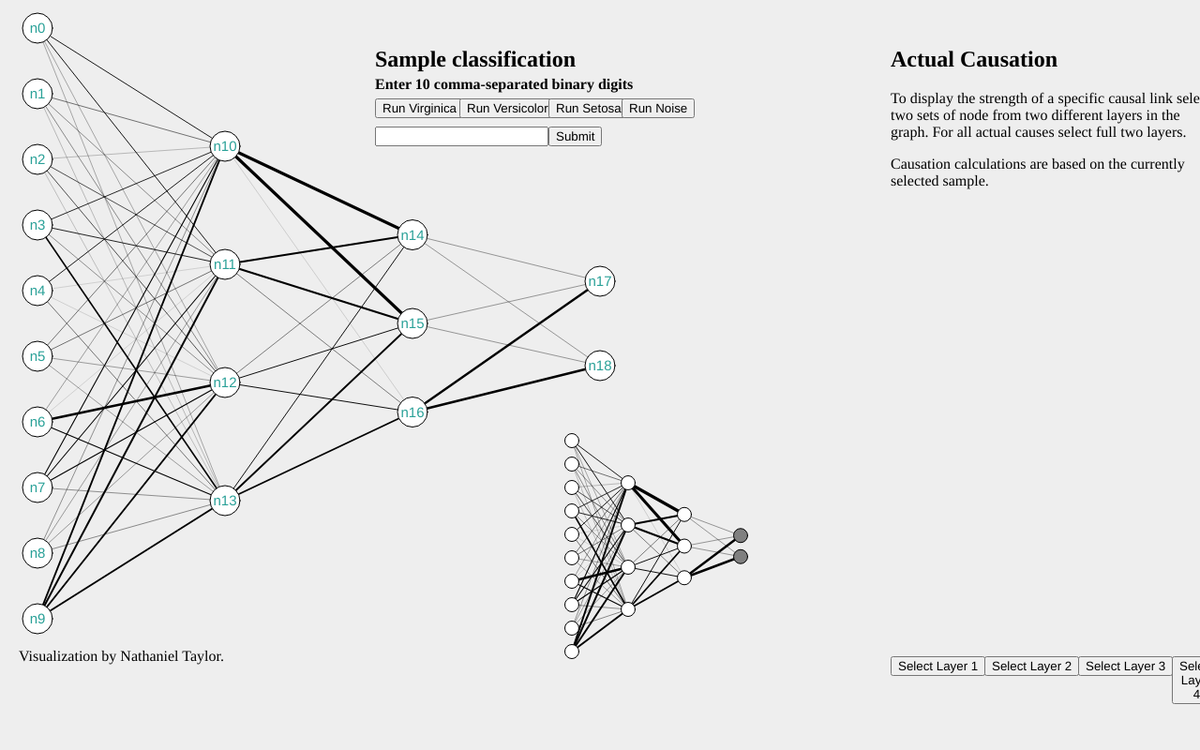
Frame 1 (no input)
Frame 60 (no input): identical to frame 1, image omitted
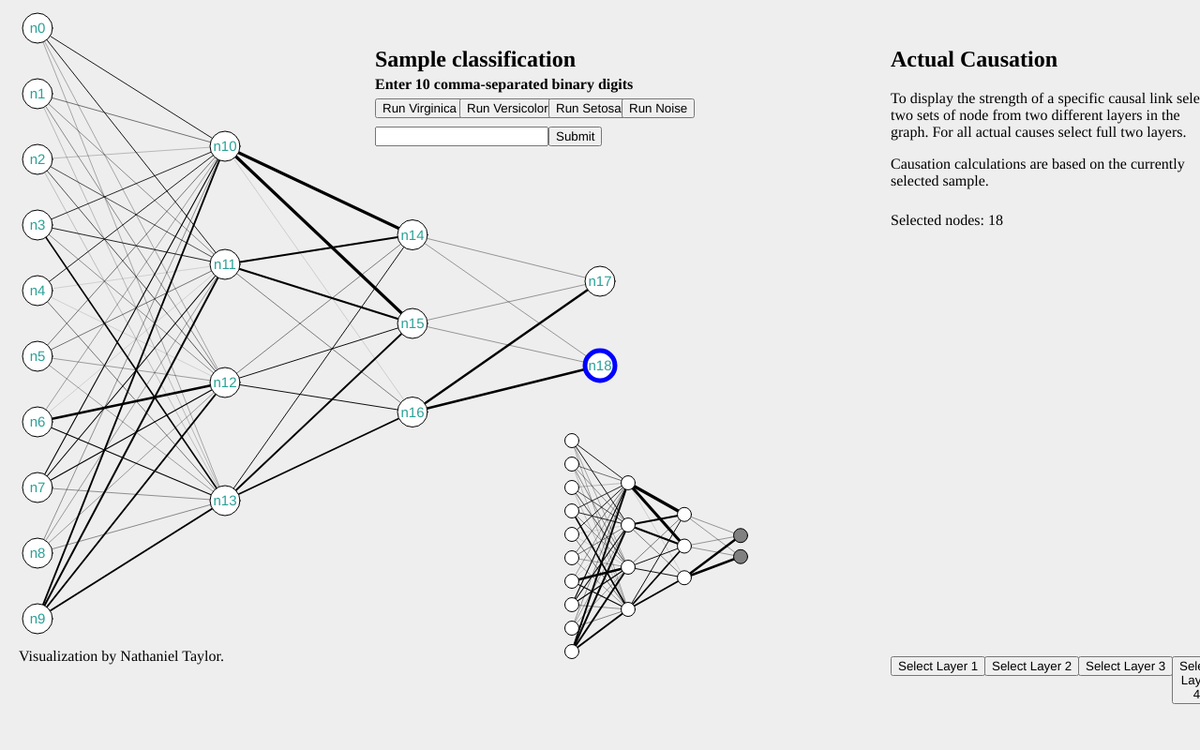
Frame 120 (the mouse pressed at the canvas centre since frame 60)

The p5.js sketch that drew these frames (run headless with seeded random() and noise() and a simulated clock; from frame 60 on, the mouse is pressed at the canvas centre):

// p5.js sketch
// ── sketch.js
var network;
let il, hl1, hl2, ol, weights1, weights2, weights3, input, button, title, result;

weights1 = [
  [ 0.7017474 ,  0.72755164,  0.11551751, -0.45833752],
  [ 0.32857415,  0.22942406, -0.26565427,  0.03623967],
  [ 0.03793271,  0.47218153, -0.4352291 ,  0.01359654],
  [ 0.6361415 ,  0.65328306,  0.2127736 ,  1.38634   ],
  [ 0.70550054, -0.06472789, -0.29194075,  0.32473427],
  [-0.6606997 , -1.0553268 ,  0.1539855 , -0.5277388 ],
  [-0.7781235 , -0.06791577,  2.146416  ,  0.8969705 ],
  [-0.23123613, -0.40373075,  0.947467  ,  0.2095717 ],
  [-0.48347244,  0.16283299,  0.16909541,  0.23165363],
  [ 1.7576371 , -1.3015809 , -0.5757755 , -1.3373333 ]
]

weights2 = [
  [ 2.9806962 , -0.47667038, -0.05533997],
  [ 1.7298535 ,  1.8376377 ,  0.28910208],
  [-0.60753185,  0.74215406, -2.7312975 ],
  [-0.95498747,  1.6362475 , -0.8924519 ]
]

weights3 = [
  [ 0.18212856, -3.6634855 ],
  [-3.2627506 , -0.26446375],
  [ 2.2612166 , -0.40060785]
]

function setup() { 
  createCanvas(1280, 800);
  background('#eee');

  input = createInput();
  input.position(400, 135);

  button = createButton('Submit');
  button.id('submit_button')
  button.position(input.x + input.width, 135);
  button.mousePressed(run);

  title = createElement('h4', 'Enter 10 comma-separated binary digits');
  title.position(400, 60);

  virginicaButton = createButton('Run Virginica');
  virginicaButton.position(400, 105);
  virginicaButton.class('unselected_sample');
  virginicaButton.mousePressed(setVirginicaActivations);

  versicolorButton = createButton('Run Versicolor');
  versicolorButton.position(490, 105);
  versicolorButton.mousePressed(setVersicolorActivations);
  versicolorButton.class('unselected_sample');

  setosaButton = createButton('Run Setosa');
  setosaButton.position(585, 105);
  setosaButton.mousePressed(setSetosaActivations);
  setosaButton.class('unselected_sample');

  noiseButton = createButton('Run Noise');
  noiseButton.position(663, 105);
  noiseButton.mousePressed(setNoiseActivations);
  noiseButton.class('unselected_sample');

  classTitle = createElement('h2', 'Sample classification');
  classTitle.position(400, 30);

  result = createElement('h4', '');
  result.position(400, 145);

  causationTitle = createElement('h2', 'Actual Causation');
  causationTitle.position(950, 30);

  causationDescription = createElement('p', 'To display the strength of a specific causal link select two sets of node from two different layers in the graph. For all actual causes select full two layers.');
  causationDescription.position(950, 80)

  causationBody = createElement('p', 'Causation calculations are based on the currently selected sample.');
  causationBody.position(950, 150);

  causationBody = createElement('p', '');
  causationBody.position(950, 210);

  causationButton = createButton('Compute Causal Link');
  causationButton.class('cause_button');
  causationButton.position(1000, 280);
  causationButton.mousePressed(causeAnchor);
  causationButton.hide();

  layerCausationButton = createButton('Compute Full Causal Account');
  layerCausationButton.class('cause_button');
  layerCausationButton.id('layers');
  layerCausationButton.position(1150, 280);
  layerCausationButton.mousePressed(layerCauseAnchor);
  layerCausationButton.hide();

  alphaBox = createElement('h3', '');
  alphaBox.position(950, 340);

  layer1Button = createButton('Select Layer 1');
  layer1Button.position(950, 700);
  layer1Button.mousePressed(selectLayer1);
  layer1Button.class('layer_button');

  layer2Button = createButton('Select Layer 2');
  layer2Button.position(1050, 700);
  layer2Button.mousePressed(selectLayer2);
  layer2Button.class('layer_button');

  layer3Button = createButton('Select Layer 3');
  layer3Button.position(1150, 700);
  layer3Button.mousePressed(selectLayer3);
  layer3Button.class('layer_button');

  layer4Button = createButton('Select Layer 4');
  layer4Button.position(1250, 700);
  layer4Button.mousePressed(selectLayer4);
  layer4Button.class('layer_button');

  dlayer1Button = createButton('Clear Layer 1');
  dlayer1Button.position(950, 700);
  dlayer1Button.mousePressed(deselectLayer1);
  dlayer1Button.class('dlayer_button');
  dlayer1Button.hide();

  dlayer2Button = createButton('Clear Layer 2');
  dlayer2Button.position(1050, 700);
  dlayer2Button.mousePressed(deselectLayer2);
  dlayer2Button.class('dlayer_button');
  dlayer2Button.hide();

  dlayer3Button = createButton('Clear Layer 3');
  dlayer3Button.position(1150, 700);
  dlayer3Button.mousePressed(deselectLayer3);
  dlayer3Button.class('dlayer_button');
  dlayer3Button.hide();

  dlayer4Button = createButton('Clear Layer 4');
  dlayer4Button.position(1250, 700);
  dlayer4Button.mousePressed(deselectLayer4);
  dlayer4Button.class('dlayer_button');
  dlayer4Button.hide();

  textAlign(CENTER);
  textSize(50);

  creditBox = createElement('p', 'Visualization by Nathaniel Taylor.');
  creditBox.position(20, 675);
  //decide where to move this to make room for heatmap
  // creditBox2 = createElement('div', 'Signal pulse animation is adapted from open source code released by Simon Tiger.');
  // creditBox2.position(20, 715);

  network = new Network(width/2, height/2-100);
  r = 32;
  //centerpoint is (640, 300)
  
  il = [
    new Node(-600, -270, 'input', 1, r),
    new Node(-600, -200, 'input', 1, r),
    new Node(-600, -130, 'input', 1, r),
    new Node(-600, -60, 'input', 1, r),
    new Node(-600, 10, 'input', 1, r),
    new Node(-600, 80, 'input', 1, r),
    new Node(-600, 150, 'input', 1, r),
    new Node(-600, 220, 'input', 1, r),
    new Node(-600, 290, 'input', 1, r),
    new Node(-600, 360, 'input', 1, r)
  ]
  
  hl1 = [
    new Node(-400, -144, 'tanh', 2, r),
    new Node(-400, -18, 'tanh', 2, r),
    new Node(-400, 108, 'tanh', 2, r),
    new Node(-400, 234, 'tanh', 2, r)
  ]

  hl2 = [
      new Node(-200, -49.5, 'tanh', 3, r),
      new Node(-200, 45, 'tanh', 3, r),
      new Node(-200, 139.5, 'tanh', 3, r)
  ]

  ol = [
    //slightly wider spaced than other layers
    new Node(0, 0, 'sigmoid', 4, r),
    new Node(0, 90, 'sigmoid', 4, r)
  ]
  
  connectLayers(network, il, hl1, weights1);
  connectLayers(network, hl1, hl2, weights2);
  connectLayers(network, hl2, ol, weights3);

  allNodes = il.concat(hl1, hl2, ol);
  for (i=0;i<allNodes.length;i++) {
      network.addNode(allNodes[i]);
  }
  drawHeatMap();
} 

function draw() { 
  background('#eee');
  network.update();
  network.display();
  heatmap.update();
  heatmap.display();
  labelNodes();
}
// ── constructors.js
  function Connection(from, to, w) {
    this.a = from;
    this.b = to;
    this.weight = w;
    this.sending = false;
    this.sender = null;
    this.output = 0;
    
    
    this.feedforward = function(val) {
      this.output = val*this.weight;
      this.sender = this.a.position.copy();
      // console.log(this.output);
      // this.sender.r = Math.abs(this.output*75);
      // this.sender.r = 64;
      this.sending = true;
    }
    
    this.update = function() {
      if (this.sending) {
        this.sender.x = lerp(this.sender.x, this.b.position.x, 0.1);
        this.sender.y = lerp(this.sender.y, this.b.position.y, 0.1);
        var d = p5.Vector.dist(this.sender, this.b.position);
        if (d < 1) {
          this.b.feedforward(this.output);
          this.sending = false;
        }
      }
    }
    
    this.display = function() {
      stroke(0);
      strokeWeight(this.weight+.2);
      line(this.a.position.x, this.a.position.y, this.b.position.x, this.b.position.y);
      
      if (this.sending) {
        fill(0);
        ellipse(this.sender.x, this.sender.y, 16, 16);
      }
    }
  }
  
  function Network(x, y) { 
    this.nodes = [];
    this.connections = [];
    this.position = createVector(x, y);
    this.currentSample = 'not set';
    
    this.addNode = function(n) {
      this.nodes.push(n);
    }
    
    this.connect = function(a, b, weight) {
      var c = new Connection(a, b, weight);
      a.addOutConnection(c);
      b.addInConnection(c);
      this.connections.push(c);
    }
    
    this.feedforward = function() {
      for (var i = 0; i < arguments.length; i++) {
          var n = this.nodes[i];
          n.feedforward(arguments[i], 1);
      }
    }
    
    this.update = function() {
      for (var i = 0; i < this.connections.length; i++) {
        this.connections[i].update();
      }
    }
    
    this.display = function() {
      push();
      translate(this.position.x, this.position.y);

      for (var i = 0; i < this.connections.length; i++) {
        this.connections[i].display();
      }

      for (var i = 0; i < this.nodes.length; i++) {
        this.nodes[i].display();
      }
      pop();
    }
  }
  
  function Node(x, y, func, l, r, default_r = 32) { 
    this.position = createVector(x, y);
    this.in_connections = [];
    this.out_connections = [];
    this.inputs_received = 0;
    this.sum = 0;
    this.r = r;
    this.func = func;
    this.selected = false;
    this.causeLevel = 0;
    this.on = false;
    this.layer = l;
    this.default_r = default_r;
    
    this.addInConnection = function(c) {
      this.in_connections.push(c);
    }

    this.addOutConnection = function(c) {
      this.out_connections.push(c);
    }
    
    this.feedforward = function(input) {
      this.inputs_received += 1;
      this.sum += input;
      if (this.in_connections.length == this.inputs_received || this.func == 'input') {
        this.fire();
        this.inputs_received = 0;
        this.sum = 0;
      }
    }
    
    this.fire = function() {
      var out;
      if (this.func == 'tanh') {
        out = Math.tanh(this.sum);
        if (out > 0) {
          this.on = true;
        }
      } else if (this.func == 'sigmoid') {
        out = 1/(1+Math.E**(this.sum*-1));
        if (out > 0.5) {
          this.on = true;
        }
      } else {
        out = this.sum;
        if (out == 1) {
          this.on = true;
        }
      }
      if (this.out_connections.length != 0) {
        for (var i = 0; i < this.out_connections.length; i++) {
          this.out_connections[i].feedforward(out);
        }
      } else {
        finalOutputs.push(out);
        if (finalOutputs.length > 1) {
          printLabels();
        }
      }
      //Currently rendering circle pulse in proportion to signal
      //not sure if I like this
      this.r = 64 * Math.abs(out);
    }
    
    this.display = function() {
      stroke(0);
      strokeWeight(1);
      //var b = map(this.sum,0,1,255,0);
      // if (this.selected == true && this.layer == 1) {
      //   fill('yellow');
      // } else if (this.selected == true && this.layer == 2) {
      //   fill('orange');
      // } else if (this.selected == true && this.layer == 3) {
      //   fill('red')
      // } else if (this.selected == true && this.layer == 4) {
      //   fill(168, 6, 6);
      if (this.selected == true && this.layer == causalityLayers[0]) {
        stroke('blue');
        strokeWeight(5);
      } else if (this.selected == true && this.layer == causalityLayers[1]) {
        stroke('green');
        strokeWeight(5);
      }
      if (this.on == true) {
        fill('black');
      } else {
        fill('white');
      }
      if (this.causeLevel != 0) {
        // //blue color scheme
        // fill(color(255-255*this.causeLevel, 255-255*this.causeLevel, 255));
        //red color scheme -> 0.7 coefficient captures diversity across range of values over 1
        fill(color(255, 255-255*this.causeLevel*.7, 255-255*this.causeLevel*.7));
      } else if (this.layer == 104) {
        fill('grey');
      }
      ellipse(this.position.x, this.position.y, this.r, this.r);
      this.r = lerp(this.r,this.default_r,0.1);
    }
  }


// ── funcs.js
var finalOutputs = [];
var effects = [];
var causalityLayers = [];
var causeNodesByLayer = {
  1: [],
  2: [],
  3: [],
  4: []
};
var layersFull = {
  1: false,
  2: false,
  3: false,
  4: false
};
var causePars = [];

function layerCauseAnchor() {
  var sampleAccount;
  if (network.currentSample == 'virginica') {
    sampleAccount = actual; 
  } else if (network.currentSample == 'versicolor') {
    sampleAccount = versicolorActual;
  } else if (network.currentSample == 'setosa') {
    sampleAccount = setosaActual;
  } else if (network.currentSample == 'noise') {
    sampleAccount = noiseActual;
  } else {
    alert('Select a sample to generate an account of actual causation.');
    return;
  }
  for (var i=0; i < causePars.length; i++) {
    causePars[i].html('')
  };
  sortedLayers = causalityLayers.sort();
  layersKey = int(sortedLayers.join(''));
  var ac = sampleAccount[layersKey].split('\n');
  for (var i=0; i < ac.length; i++) {
    var x = createElement('p', ac[i]);
    x.position(950, 340+i*10);
    causePars[i] = x;
  }
  alphaBox.html('');
}

function causeAnchor() {
  // clean(false);
  var sAlphas;
  if (network.currentSample == 'virginica') {
    sAlphas = alphas; 
  } else if (network.currentSample == 'versicolor') {
    sAlphas = versicolorAlphas;
  } else if (network.currentSample == 'setosa') {
    sAlphas = setosaAlphas;
  } else if (network.currentSample == 'noise') {
    sAlphas = noiseAlphas;
  } else {
    alert('Select a sample to compute this alpha.');
    return;
  }
  for (var i=0; i < causePars.length; i++) {
    causePars[i].html('')
  }
  alphaBox.html('');
  if (causalityLayers.length != 2) {
    alert('Select at least 1 node from 2 different layers to compute causality.')
  }
  var alpha, sortedLayers, layersKey, inNodes, outNodes;
  sortedLayers = causalityLayers.sort();
  layersKey = int(sortedLayers.join(''));
  inNodes = causeNodesByLayer[sortedLayers[0]].sort().join(', ');
  outNodes = causeNodesByLayer[sortedLayers[1]].sort().join(', ');
  alpha = sAlphas[layersKey][outNodes][inNodes];
  alphaBox.html('α = ' + str(alpha));
  // setVirginicaActivations();
}

function clearCauses(clearSelectedOutputs, nw) {
  for (i=0;i<nw.nodes.length;i++) {
    nw.nodes[i].causeLevel = 0;
    if (clearSelectedOutputs == true) {
      nw.nodes[i].selected = false;
    }
  }
  if (clearSelectedOutputs) {
    causalityLayers = [];
  }
  alphaBox.html('');
}

function mousePressed() {
  var d0,d1,d2,d3,d4,d5,d6,d7,d8,d9,d10,d11,d12,d13,d14,d15,d16,d17,d18; 
  d0 = dist(mouseX, mouseY, 40, 30);
  d1 = dist(mouseX, mouseY, 40, 100);
  d2 = dist(mouseX, mouseY, 40, 170);
  d3 = dist(mouseX, mouseY, 40, 240);
  d4 = dist(mouseX, mouseY, 40, 310);
  d5 = dist(mouseX, mouseY, 40, 380);
  d6 = dist(mouseX, mouseY, 40, 450);
  d7 = dist(mouseX, mouseY, 40, 520);
  d8 = dist(mouseX, mouseY, 40, 590);
  d9 = dist(mouseX, mouseY, 40, 660);

  d10 = dist(mouseX, mouseY, 240, 156);
  d11 = dist(mouseX, mouseY, 240, 282);
  d12 = dist(mouseX, mouseY, 240, 408);
  d13 = dist(mouseX, mouseY, 240, 534);

  d14 = dist(mouseX, mouseY, 440, 250.5);
  d15 = dist(mouseX, mouseY, 440, 345);
  d16 = dist(mouseX, mouseY, 440, 439.5);

  d17 = dist(mouseX, mouseY, 640, 300);
  d18 = dist(mouseX, mouseY, 640, 390);
  
  fill(color(100, 50, 150));
  var node;
  if (d0 < 16) {
    node = 0;
    selectLayer(1, node);
  } else if (d1 < 16) {
    node = 1;
    selectLayer(1, node);
  } else if (d2 < 16) {
    node = 2;
    selectLayer(1, node);
  } else if (d3 < 16) {
    node = 3;
    selectLayer(1, node);
  } else if (d4 < 16) {
    node = 4;
    selectLayer(1, node);
  } else if (d5 < 16) {
    node = 5;
    selectLayer(1, node);
  } else if (d6 < 16) {
    node = 6;
    selectLayer(1, node);
  } else if (d7 < 16) {
    node = 7;
    selectLayer(1, node);
  } else if (d8 < 16) {
    node = 8;
    selectLayer(1, node);
  } else if (d9 < 16) {
    node = 9;
    selectLayer(1, node);
  } else if (d10 < 16) {
    node = 10;
    selectLayer(2, node);
  } else if (d11 < 16) {
    node = 11;
    selectLayer(2, node);
  } else if (d12 < 16) {
    node = 12;
    selectLayer(2, node);
  } else if (d13 < 16) {
    node = 13;
    selectLayer(2, node);
  } else if (d14 < 16) {
    node = 14;
    selectLayer(3, node);
  } else if (d15 < 16) {
    node = 15;
    selectLayer(3, node);
  } else if (d16 < 16) {
    node = 16;
    selectLayer(3, node);
  } else if (d17 < 16) {
    node = 17;
    selectLayer(4, node);
  } else if (d18 < 16) {
    node = 18;
    selectLayer(4, node);
  }

  var nodeObject = network.nodes[node];
  if (causalityLayers.includes(nodeObject.layer)) {
    nodeSelected(node);
    if (nodeObject.selected == false) {
      if (causeNodesByLayer[nodeObject.layer].length == 0) {
        causalityLayers = causalityLayers.filter(w => w != nodeObject.layer);
      }
    }
  }
  causalityLayers.sort();

  var nodeStrings = 'None';
  if (effects.length > 0) {
    nodeStrings = effects.join(', ');
    if (causalityLayers.length == 2) {
      causationButton.show();
    } else {
      causationButton.hide();
    }
  } else {
    causationButton.hide();
  }
  causationBody.html('Selected nodes: ' + nodeStrings);
  if (twoLayersFull()) {
    layerCausationButton.show();
  } else {
    layerCausationButton.hide();
    for (var i=0; i < causePars.length; i++) {
      causePars[i].html('');
    }
  }
}

function selectLayer(layer, node) {
  var nodeObject = network.nodes[node];
  if (causalityLayers.length < 2) {
    if (!causalityLayers.includes(layer)) {
      causalityLayers.push(layer);
    }
  } else if (!causalityLayers.includes(nodeObject.layer)) {
    alert('Cannot select nodes from more than 2 layers simultaneously.');
  }
}

function run() {
  clean();
  result.html('');
  // info.html('');
  // resetButton.show();
  causationButton.hide();
  layerCausationButton.hide();
  causationBody.html('Selected nodes: None');
  finalOutputs = [];
  const vector = input.value();
  title.html('Input: ' + vector);
  input.value('');
  v = vector.split(',');
  if (v.length != 10) {
    alert('Invald input. Enter 10 comma-separated binary digits.');
    return;
  }
  for (i=0;i<10;i++) {
    v[i] = int(v[i]);
    if (Number.isNaN(v[i])) {
      alert('Invald input. Enter 10 comma-separated binary digits.');
      return;
    }
  }
  network.feedforward(...v);
}

function connectLayers(nw, layer1, layer2, weights) {
    for (i=0;i<layer1.length;i++) {
        for (j=0;j<layer2.length;j++) {
         nw.connect(layer1[i], layer2[j], weights[i][j]);
        }
    }
}

function turnAllOff() {
  for (var i=0; i < network.nodes.length; i++) {
    network.nodes[i].on = false;
  }
}

function clean(clearSelectedOutputs = true) {
  clearCauses(clearSelectedOutputs, network);
  turnAllOff();
}

function nodeSelected(node) {
  // clean(false);
  //setVirginicaActivations();
  alphaBox.html('');
  var nodeObject = network.nodes[node];
  nodeObject.selected = !nodeObject.selected;
  if (nodeObject.selected) {
    effects.push(str(node));
  } else {
    effects = effects.filter(w => w != str(node));
  }
  if (nodeObject.selected == true) {
    causeNodesByLayer[nodeObject.layer].push(node); 
  } else {
    causeNodesByLayer[nodeObject.layer] = causeNodesByLayer[nodeObject.layer].filter(w => w != node);
  }
  if (nodeObject.layer == 1) {
    if (causeNodesByLayer[1].length == 10) {
      layersFull[1] = true;
    } else {
      layersFull[1] = false;
    }
  } else if (nodeObject.layer == 2) {
    if (causeNodesByLayer[2].length == 4) {
      layersFull[2] = true;
    } else {
      layersFull[2] = false;
    }
  } else if (nodeObject.layer == 3) {
    if (causeNodesByLayer[3].length == 3) {
      layersFull[3] = true;
    } else {
      layersFull[3] = false;
    }
  } else if (nodeObject.layer == 4) {
    if (causeNodesByLayer[4].length == 2) {
      layersFull[4] = true;
    } else {
      layersFull[4] = false;
    }
  }    
}

function twoLayersFull() {
  var x = 0;
  for (var i=1; i<5; i++) {
    if (layersFull[i]) {
      x++;
    }
  }
  if (x == 2) {
    return true;
  } else {
    return false;
  }
}
// ── heatmap.js
function drawHeatMap() {
    heatmap = new Network(width*.5, height*.7);
    var cornW = -30;
    var cornH = -90;
    var heatR = 15;
    heatIL = [
      new Node(cornW, cornH, 'input', 101, heatR, heatR),
      new Node(cornW, cornH+25, 'input', 101, heatR, heatR),
      new Node(cornW, cornH+50, 'input', 101, heatR, heatR),
      new Node(cornW, cornH+75, 'input', 101, heatR, heatR),
      new Node(cornW, cornH+100, 'input', 101, heatR, heatR),
      new Node(cornW, cornH+125, 'input', 101, heatR, heatR),
      new Node(cornW, cornH+150, 'input', 101, heatR, heatR),
      new Node(cornW, cornH+175, 'input', 101, heatR, heatR),
      new Node(cornW, cornH+200, 'input', 101, heatR, heatR),
      new Node(cornW, cornH+225, 'input', 101, heatR, heatR)
    ];
    heatL1 = [
      new Node(cornW+60, cornH+45, 'tanh', 102, heatR, heatR),
      new Node(cornW+60, cornH+90, 'tanh', 102, heatR, heatR),
      new Node(cornW+60, cornH+135, 'tanh', 102, heatR, heatR),
      new Node(cornW+60, cornH+180, 'tanh', 102, heatR, heatR)
    ];
    heatL2 = [
      new Node(cornW+120, cornH+45+33.75, 'tanh', 103, heatR, heatR),
      new Node(cornW+120, cornH+45+67.5, 'tanh', 103, heatR, heatR),
      new Node(cornW+120, cornH+45+101.25, 'tanh', 103, heatR, heatR)
    ];
    heatOL = [
      new Node(cornW+180, cornH+45+33.75+22.5, 'sigmoid', 104, heatR, heatR),
      new Node(cornW+180, cornH+45+33.75+45, 'sigmoid', 104, heatR, heatR)
    ];
    connectLayers(heatmap, heatIL, heatL1, weights1);
    connectLayers(heatmap, heatL1, heatL2, weights2);
    connectLayers(heatmap, heatL2, heatOL, weights3);
    heatNodes = heatIL.concat(heatL1, heatL2, heatOL);
    for (i=0;i<heatNodes.length;i++) {
      heatmap.addNode(heatNodes[i]);
    }
}
  
  function colorLayer(actual_account, layer, idx, offset) {
    var trans = actual_account[idx].split('\n').filter(x => x != "    ");
    for (var i=0; i<trans.length; i++) {
      var r = parseCausationLine(trans[i]);
      for (var j=0; j<layer.length; j++) {
        if (r['nodes'].includes(j+offset)) {
          layer[j].causeLevel += r['alpha'];
        }
      }
    }
  }
  
  function parseCausationLine(line) {
    var alpha = float(line.split('[')[0].split('=')[1]);
    var causeNodes = line.split('[')[1].split(']')[0].split(',').map(x => int(x.replace(/\s+/, "").substring(1)));
    return {
      'alpha': alpha / causeNodes.length,
      'nodes': causeNodes
    }
  }
// ── layerSelection.js
function twoLayersSelected(l) {
    if (causalityLayers.length == 2 && !causalityLayers.includes(l)) {
      alert('Cannot select nodes from more than 2 layers simultaneously.');
      return true;
    }
}
  
  function selectWholeLayer(l, start, end, sb, cb) {
    if (!twoLayersSelected(l)) {
      for (var i = start; i < end; i++) {
        network.nodes[i].selected = true;
        if (!causeNodesByLayer[l].includes(i)) {
          causeNodesByLayer[l].push(i);
        }
        if (!effects.includes(str(i))) {
          effects.push(str(i));
        }
      }
      if (!causalityLayers.includes(l)) {
        causalityLayers.push(l);
        causalityLayers.sort();
      }
      layersFull[l] = true;
      printSelectedNodes();
      sb.hide();
      cb.show();
    }
  }
  
  function selectLayer1() {
    selectWholeLayer(1, 0, 10, layer1Button, dlayer1Button);
  }
  
  function selectLayer2() {
    selectWholeLayer(2, 10, 14, layer2Button, dlayer2Button);
  }
  
  function selectLayer3() {
    selectWholeLayer(3, 14, 17, layer3Button, dlayer3Button);
  }
  
  function selectLayer4() {
    selectWholeLayer(4, 17, 19, layer4Button, dlayer4Button);
  }
  
  function deselectWholeLayer(l, start, end, sb, cb) {
    for (var i = start; i < end; i++) {
      network.nodes[i].selected = false;
      effects = effects.filter(w => w != str(i));
    }
    causeNodesByLayer[l] = [];
    causalityLayers = causalityLayers.filter(w => w != l);
    layersFull[l] = false;
    printSelectedNodes();
    sb.show();
    cb.hide();
    alphaBox.html('');
  }
  
  function deselectLayer1() {
    deselectWholeLayer(1, 0, 10, layer1Button, dlayer1Button);
  }
  
  function deselectLayer2() {
    deselectWholeLayer(2, 10, 14, layer2Button, dlayer2Button);
  }
  
  function deselectLayer3() {
    deselectWholeLayer(3, 14, 17, layer3Button, dlayer3Button);
  }
  
  function deselectLayer4() {
    deselectWholeLayer(4, 17, 19, layer4Button, dlayer4Button);
  }
// ── listeners.js
// function output1Selected() {
//     clean(false);
//     network.nodes[17].selected = !network.nodes[17].selected;
//     if (network.nodes[17].selected) {
//       effects.unshift('Output Node 1');
//     } else {
//       effects = effects.filter(w => w != 'Output Node 1');
//     }
//   }
  
//   function output2Selected() {
//     clean(false);
//     network.nodes[18].selected = !network.nodes[18].selected;
//     if (network.nodes[18].selected) {
//       effects.push('Output Node 2');
//     } else {
//       effects = effects.filter(w => w != 'Output Node 2');
//     }
//   }

function nodeSelected(node) {
    clean(false);
    var nodeObject = network.nodes[node];
    nodeObject.selected = !nodeObject.selected;
    if (nodeObject.selected) {
      effects.push(str(node));
    } else {
      effects = effects.filter(w => w != str(node));
    }
    if (nodeObject.selected == true) {
      causeNodesByLayer[nodeObject.layer].push(node); 
    } else {
      causeNodesByLayer[nodeObject.layer] = causeNodesByLayer[nodeObject.layer].filter(w => w != node);
    }    
}

// ── renderingHelp.js
function printSelectedNodes() {
    var nodeStrings = 'None';
    if (effects.length > 0) {
      nodeStrings = effects.join(', ');
      if (causalityLayers.length == 2) {
        causationButton.show();
      } else {
        causationButton.hide();
      }
    } else {
      causationButton.hide();
    }
    causationBody.html('Selected nodes: ' + nodeStrings);
    if (twoLayersFull()) {
      layerCausationButton.show();
    } else {
      layerCausationButton.hide();
      for (var i=0; i < causePars.length; i++) {
        causePars[i].html('')
      }
    }
}

function labelNodes() {
    fill('#2aa198');
    textSize(15);
    //5 down from the center of each circle so text is centered on node
    text('n0', 40, 35);
    text('n1', 40, 105);
    text('n2', 40, 175);
    text('n3', 40, 245);
    text('n4', 40, 315);
    text('n5', 40, 385);
    text('n6', 40, 455);
    text('n7', 40, 525);
    text('n8', 40, 595);
    text('n9', 40, 665);
  
    text('n10', 240, 161);
    text('n11', 240, 287);
    text('n12', 240, 413);
    text('n13', 240, 539);
  
    text('n14', 440, 255.5);
    text('n15', 440, 350);
    text('n16', 440, 444.5);
  
    text('n17', 640, 305);
    text('n18', 640, 395);
}

function printLabels() {
    var cl, clString;
    console.log(finalOutputs);
    cl = str(Math.round(finalOutputs[0])) + str(Math.round(finalOutputs[1]));
    if (cl == '00') {
      clString = 'Iris setosa';
    } else if (cl == '01') {
      clString = 'Iris versicolor';
      cl = '10'; //make label order match TF model
    } else if (cl == '10') {
      clString = 'Iris virginica';
      cl = '01';
    } else {
      clString = 'Not a known species';
    }
    result.html('Classification: ' + cl + ', ' + clString);
}
// ── setActivations.js
function setVirginicaActivations() {
    turnAllOff();
    for (var i=0; i < causePars.length; i++) {
      causePars[i].html('')
    };
    result.html('');
    network.feedforward(1,0,1,0,1,1,0,1,1,0);
    network.currentSample = 'virginica';
    virginicaButton.class('selected_sample');
    versicolorButton.class('unselected_sample');
    setosaButton.class('unselected_sample');
    noiseButton.class('unselected_sample');
    clearCauses(false, heatmap);
    colorLayer(actual, heatIL, 12, 0);
    colorLayer(actual, heatL1, 23, 10);
    colorLayer(actual, heatL2, 34, 14);
    finalOutputs = [];
}
  
  function setVersicolorActivations() {
    turnAllOff();
    result.html('');
    for (var i=0; i < causePars.length; i++) {
      causePars[i].html('')
    };
    network.feedforward(1,0,1,0,1,1,0,1,0,1);
    network.currentSample = 'versicolor';
    virginicaButton.class('unselected_sample');
    versicolorButton.class('selected_sample');
    setosaButton.class('unselected_sample');
    noiseButton.class('unselected_sample');
    clearCauses(false, heatmap);
    colorLayer(versicolorActual, heatIL, 12, 0);
    colorLayer(versicolorActual, heatL1, 23, 10);
    colorLayer(versicolorActual, heatL2, 34, 14);
    finalOutputs = [];
  }
  
  function setSetosaActivations() {
    turnAllOff();
    result.html();
    for (var i=0; i < causePars.length; i++) {
      causePars[i].html('')
    };
    network.feedforward(1,0,0,1,0,0,1,0,0,0);
    network.currentSample = 'setosa';
    virginicaButton.class('unselected_sample');
    versicolorButton.class('unselected_sample');
    setosaButton.class('selected_sample');
    noiseButton.class('unselected_sample');
    clearCauses(false, heatmap);
    colorLayer(setosaActual, heatIL, 12, 0);
    colorLayer(setosaActual, heatL1, 23, 10);
    colorLayer(setosaActual, heatL2, 34, 14);
    finalOutputs = [];
  }
  
  function setNoiseActivations() {
    turnAllOff();
    result.html('');
    for (var i=0; i < causePars.length; i++) {
      causePars[i].html('')
    };
    network.feedforward(0,0,0,0,0,1,0,0,0,0)
    network.currentSample = 'noise';
    virginicaButton.class('unselected_sample');
    versicolorButton.class('unselected_sample');
    setosaButton.class('unselected_sample');
    noiseButton.class('selected_sample');
    clearCauses(false, heatmap);
    colorLayer(noiseActual, heatIL, 12, 0);
    colorLayer(noiseActual, heatL1, 23, 10);
    colorLayer(noiseActual, heatL2, 34, 14);
    finalOutputs = [];
  }
